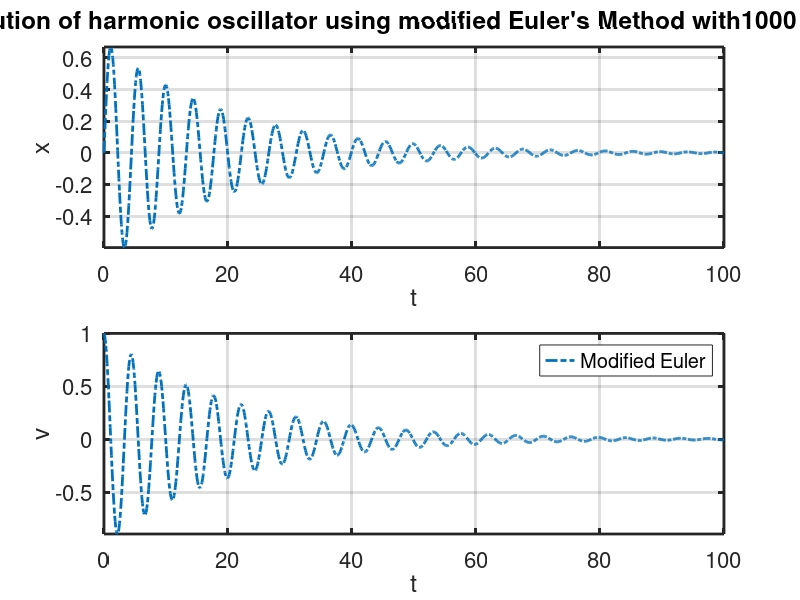
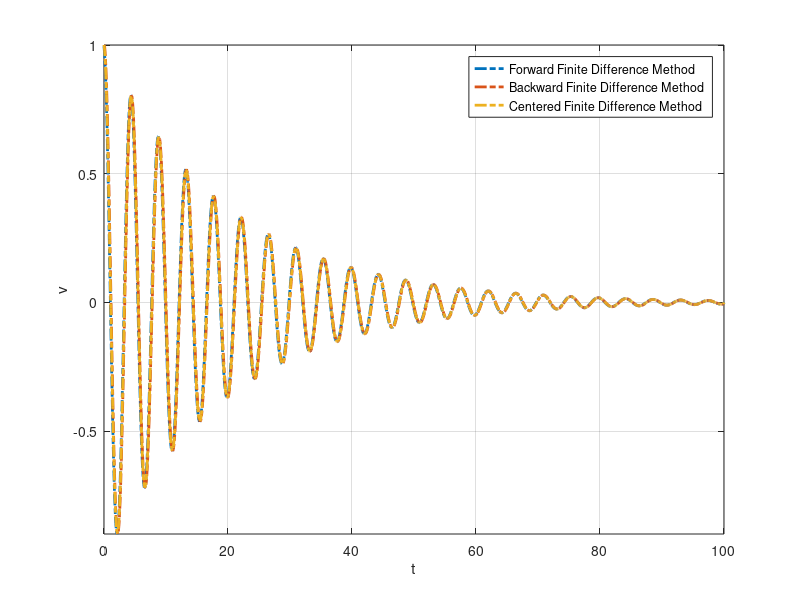

Here is the MATLAB script that generated these plots, in order:
%% demo ODE solution. harmonic oscillator
close all; clear;
%% Define the ODE parameters
k2m = 2;
B = 0.1;
w = sqrt(k2m);
T = 2*pi./w;
% x' = v
% v' = -k*x - B*v
xp = @(t, v) v;
vp = @(t, x, v) -k2m*x - B*v;
ta = 0;
tb = 100;
% x = A0*sin(w*t+phi0); -> A0*sin(phi0) = x0
% v = A0*w*cos(w*t+phi0); -> A0*w*cos(phi0) = v0
% phi0 = arctan(x0/v0*w)
% A0 = x0/sin(phi0);
x0 = 0; %
v0 = 1;
% analytical solution:
phi0 = atan(x0./v0.*w);
A0 = sqrt(x0.^2 + (v0./w).^2);
disp(['Analytical solution:x=',num2str(A0,'%.2f'),'*sin(',num2str(w,'%.2f'),'*t+',num2str(phi0,'%.2f'),')']);
for npts = 1001
    tt = linspace(ta,tb,npts);
    h = (tb-ta)/(npts-1);
    % theoretical solution
    x_th = A0.*sin(w.*tt+phi0);
    v_th = w.*A0.*cos(w.*tt+phi0);
    % % modified Euler's method.
    % initialize the solution grid
    x_me = zeros(1,npts);
    v_me = zeros(1,npts);
    % Set the initial/boundary condition.
    x_me(1) = x0;
    v_me(1) = v0;
    for i = 1:npts-1
        % first get y' at half step
        % xp_ct = x_me(i) + h/2*xp(tt(i), v_me(i));
        % vp_ct = v_me(i) + h/2*vp(tt(i), x_me(i)); 
       
        % xp_ct = v_me(i) - k2m.*x_me(i).*(h/2); 
        % vp_ct = -k2m.*(x-me(i)+v_me(i).*(h/2)) - ;
        x_ct = x_me(i) + (h./2)*xp(tt(i), v_me(i));
        v_ct = v_me(i) + (h./2)*vp(tt(i), x_me(i), v_me(i));
        % Euler's update
        x_me(i+1) = x_me(i) + h*xp(tt(i)+h/2, v_ct);
        v_me(i+1) = v_me(i) + h*vp(tt(i)+h/2, x_ct, v_ct);
    end
end
v_fwd = zeros(1,length(x_me));
v_bwd = zeros(1,length(x_me));
v_ct = zeros(1,length(x_me));
v_bwd(1) = v0;
v_ct(1) = v0;
v_fwd(length(v_fwd)) = 0;
v_ct(length(v_fwd)) = 0;
for i = 1:length(x_me)
    if(i<length(x_me))
        disp(i + "forwards")
        v_fwd(i) = (x_me(i+1) - x_me(i))/h;
    end
    if(i>1)
        disp(i + "backwards")
        v_bwd(i) = (x_me(i) - x_me(i-1))/h;
    end
    if(i>1 && i<length(x_me))
        disp(i + "centered")
        v_ct(i) = (x_me(i+1) - x_me(i-1))/(2*h);
    end

end


%% Plot the results of the Euler's method
lwid = 2; font = 16;
nrow = 2; ncol = 1;
figure;
subplot(nrow,ncol,1);
hold on; box on; grid on; axis tight;
set(gca,'LineWidth',lwid,'Fontsize',font);
% plot(tt, x_th, '-','LineWidth',lwid, 'DisplayName','Theoretical');
plot(tt, x_me, '-.','LineWidth',lwid, 'DisplayName','Modified Euler');
xlabel('t');
ylabel('x');
title(['Solution of harmonic oscillator using modified Euler''s Method with',num2str(npts-1,'%d'),' slices']);
subplot(nrow,ncol,2);
hold on; box on; grid on; axis tight;
set(gca,'LineWidth',lwid,'Fontsize',font);
% plot(tt, v_th, '-','LineWidth',lwid, 'DisplayName','Theoretical');
plot(tt, v_me, '-.','LineWidth',lwid, 'DisplayName','Modified Euler');
xlabel('t');
ylabel('v');
hold on; box on; grid on; axis tight;
legend show;
hold on; box on; grid on; axis tight;
set(gca,'LineWidth',lwid,'Fontsize',font);
figure();
% plot(tt, v_th, '-','LineWidth',lwid, 'DisplayName','Velocity Finite Difference Method Approximation');
plot(tt, v_fwd, '-.','LineWidth',lwid, 'DisplayName','Forward Finite Difference Method');
hold on;
plot(tt, v_bwd, '-.','LineWidth',lwid, 'DisplayName','Backward Finite Difference Method');
hold on;
plot(tt, v_ct, '-.','LineWidth',lwid, 'DisplayName','Centered Finite Difference Method');
xlabel('t');
ylabel('v');
hold on; box on; grid on; axis tight;
legend show;
